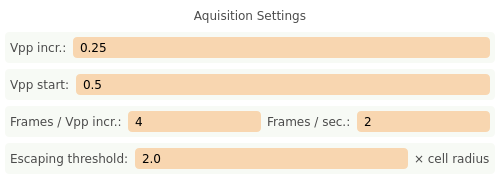
     <widget class="QFrame" name="verticalFrame_3">
      <property name="styleSheet">
       <string notr="true">background-color: rgb(255, 255, 255);
border-radius: 4px;</string>
      </property>
      <layout class="QVBoxLayout" name="verticalLayout_9">
       <property name="leftMargin">
        <number>5</number>
       </property>
       <property name="topMargin">
        <number>5</number>
       </property>
       <property name="rightMargin">
        <number>5</number>
       </property>
       <property name="bottomMargin">
        <number>5</number>
       </property>
       <item>
        <widget class="QLabel" name="static_odsc_label_18">
         <property name="minimumSize">
          <size>
           <width>0</width>
           <height>21</height>
          </size>
         </property>
         <property name="font">
          <font>
           <family>Verdana</family>
           <pointsize>9</pointsize>
           <weight>50</weight>
           <italic>false</italic>
           <bold>false</bold>
          </font>
         </property>
         <property name="styleSheet">
          <string notr="true">color: rgb(75, 75, 75);</string>
         </property>
         <property name="text">
          <string>Aquisition Settings</string>
         </property>
         <property name="alignment">
          <set>Qt::AlignCenter</set>
         </property>
        </widget>
       </item>
       <item>
        <widget class="QFrame" name="frame_12">
         <property name="styleSheet">
          <string notr="true">background-color: rgb(247, 250, 245);
border-radius: 4px;</string>
         </property>
         <layout class="QHBoxLayout" name="horizontalLayout_15" stretch="0,0">
          <property name="leftMargin">
           <number>5</number>
          </property>
          <property name="topMargin">
           <number>5</number>
          </property>
          <property name="rightMargin">
           <number>5</number>
          </property>
          <property name="bottomMargin">
           <number>5</number>
          </property>
          <item>
           <widget class="QLabel" name="static_odsc_label_21">
            <property name="minimumSize">
             <size>
              <width>0</width>
              <height>21</height>
             </size>
            </property>
            <property name="font">
             <font>
              <family>Verdana</family>
              <pointsize>9</pointsize>
              <weight>50</weight>
              <italic>false</italic>
              <bold>false</bold>
             </font>
            </property>
            <property name="styleSheet">
             <string notr="true">color: rgb(75, 75, 75);</string>
            </property>
            <property name="text">
             <string>Vpp incr.:</string>
            </property>
           </widget>
          </item>
          <item>
           <widget class="QLineEdit" name="pyqt5_entry_vpp_increment">
            <property name="enabled">
             <bool>true</bool>
            </property>
            <property name="minimumSize">
             <size>
              <width>0</width>
              <height>21</height>
             </size>
            </property>
            <property name="font">
             <font>
              <family>Verdana</family>
             </font>
            </property>
            <property name="styleSheet">
             <string notr="true">QLineEdit {
border-radius: 4px;
padding: 0px 5px 0px 5px;
background-color: rgb(248,214,176);
}

QLineEdit:disabled {
	background-color: rgb(220, 204, 191);
}</string>
            </property>
            <property name="text">
             <string>0.25</string>
            </property>
           </widget>
          </item>
         </layout>
        </widget>
       </item>
       <item>
        <widget class="QFrame" name="frame_13">
         <property name="styleSheet">
          <string notr="true">background-color: rgb(247, 250, 245);
border-radius: 4px;</string>
         </property>
         <layout class="QHBoxLayout" name="horizontalLayout_16" stretch="0,0">
          <property name="leftMargin">
           <number>5</number>
          </property>
          <property name="topMargin">
           <number>5</number>
          </property>
          <property name="rightMargin">
           <number>5</number>
          </property>
          <property name="bottomMargin">
           <number>5</number>
          </property>
          <item>
           <widget class="QLabel" name="static_odsc_label_22">
            <property name="minimumSize">
             <size>
              <width>0</width>
              <height>21</height>
             </size>
            </property>
            <property name="font">
             <font>
              <family>Verdana</family>
              <pointsize>9</pointsize>
              <weight>50</weight>
              <italic>false</italic>
              <bold>false</bold>
             </font>
            </property>
            <property name="styleSheet">
             <string notr="true">color: rgb(75, 75, 75);</string>
            </property>
            <property name="text">
             <string>Vpp start:</string>
            </property>
           </widget>
          </item>
          <item>
           <widget class="QLineEdit" name="pyqt5_entry_vpp_start">
            <property name="enabled">
             <bool>true</bool>
            </property>
            <property name="minimumSize">
             <size>
              <width>0</width>
              <height>21</height>
             </size>
            </property>
            <property name="font">
             <font>
              <family>Verdana</family>
             </font>
            </property>
            <property name="styleSheet">
             <string notr="true">QLineEdit {
border-radius: 4px;
padding: 0px 5px 0px 5px;
background-color: rgb(248,214,176);
}

QLineEdit:disabled {
	background-color: rgb(220, 204, 191);
}</string>
            </property>
            <property name="text">
             <string>0.5</string>
            </property>
           </widget>
          </item>
         </layout>
        </widget>
       </item>
       <item>
        <widget class="QFrame" name="frame_14">
         <property name="styleSheet">
          <string notr="true">background-color: rgb(247, 250, 245);
border-radius: 4px;</string>
         </property>
         <layout class="QHBoxLayout" name="horizontalLayout_17" stretch="0,0,0,0">
          <property name="leftMargin">
           <number>5</number>
          </property>
          <property name="topMargin">
           <number>5</number>
          </property>
          <property name="rightMargin">
           <number>5</number>
          </property>
          <property name="bottomMargin">
           <number>5</number>
          </property>
          <item>
           <widget class="QLabel" name="static_odsc_label_23">
            <property name="minimumSize">
             <size>
              <width>0</width>
              <height>21</height>
             </size>
            </property>
            <property name="font">
             <font>
              <family>Verdana</family>
              <pointsize>9</pointsize>
              <weight>50</weight>
              <italic>false</italic>
              <bold>false</bold>
             </font>
            </property>
            <property name="styleSheet">
             <string notr="true">color: rgb(75, 75, 75);</string>
            </property>
            <property name="text">
             <string>Frames / Vpp incr.:</string>
            </property>
           </widget>
          </item>
          <item>
           <widget class="QLineEdit" name="pyqt5_entry_frames_vpp_increment">
            <property name="enabled">
             <bool>true</bool>
            </property>
            <property name="minimumSize">
             <size>
              <width>0</width>
              <height>21</height>
             </size>
            </property>
            <property name="font">
             <font>
              <family>Verdana</family>
             </font>
            </property>
            <property name="styleSheet">
             <string notr="true">QLineEdit {
border-radius: 4px;
padding: 0px 5px 0px 5px;
background-color: rgb(248,214,176);
}

QLineEdit:disabled {
	background-color: rgb(220, 204, 191);
}</string>
            </property>
            <property name="text">
             <string>4</string>
            </property>
           </widget>
          </item>
          <item>
           <widget class="QLabel" name="static_odsc_label_37">
            <property name="minimumSize">
             <size>
              <width>0</width>
              <height>21</height>
             </size>
            </property>
            <property name="font">
             <font>
              <family>Verdana</family>
              <pointsize>9</pointsize>
              <weight>50</weight>
              <italic>false</italic>
              <bold>false</bold>
             </font>
            </property>
            <property name="styleSheet">
             <string notr="true">color: rgb(75, 75, 75);</string>
            </property>
            <property name="text">
             <string>Frames / sec.:</string>
            </property>
           </widget>
          </item>
          <item>
           <widget class="QLineEdit" name="pyqt5_entry_frames_per_second">
            <property name="enabled">
             <bool>true</bool>
            </property>
            <property name="minimumSize">
             <size>
              <width>0</width>
              <height>21</height>
             </size>
            </property>
            <property name="font">
             <font>
              <family>Verdana</family>
             </font>
            </property>
            <property name="styleSheet">
             <string notr="true">QLineEdit {
border-radius: 4px;
padding: 0px 5px 0px 5px;
background-color: rgb(248,214,176);
}

QLineEdit:disabled {
	background-color: rgb(220, 204, 191);
}</string>
            </property>
            <property name="text">
             <string>2</string>
            </property>
           </widget>
          </item>
         </layout>
        </widget>
       </item>
       <item>
        <widget class="QFrame" name="frame_17">
         <property name="styleSheet">
          <string notr="true">background-color: rgb(247, 250, 245);
border-radius: 4px;</string>
         </property>
         <layout class="QHBoxLayout" name="horizontalLayout_18" stretch="0,0,0">
          <property name="leftMargin">
           <number>5</number>
          </property>
          <property name="topMargin">
           <number>5</number>
          </property>
          <property name="rightMargin">
           <number>5</number>
          </property>
          <property name="bottomMargin">
           <number>5</number>
          </property>
          <item>
           <widget class="QLabel" name="static_odsc_label_33">
            <property name="minimumSize">
             <size>
              <width>0</width>
              <height>21</height>
             </size>
            </property>
            <property name="font">
             <font>
              <family>Verdana</family>
              <pointsize>9</pointsize>
              <weight>50</weight>
              <italic>false</italic>
              <bold>false</bold>
             </font>
            </property>
            <property name="styleSheet">
             <string notr="true">color: rgb(75, 75, 75);</string>
            </property>
            <property name="text">
             <string>Escaping threshold:</string>
            </property>
           </widget>
          </item>
          <item>
           <widget class="QLineEdit" name="pyqt5_entry_escaping_thereshold">
            <property name="enabled">
             <bool>true</bool>
            </property>
            <property name="minimumSize">
             <size>
              <width>0</width>
              <height>21</height>
             </size>
            </property>
            <property name="font">
             <font>
              <family>Verdana</family>
             </font>
            </property>
            <property name="styleSheet">
             <string notr="true">QLineEdit {
border-radius: 4px;
padding: 0px 5px 0px 5px;
background-color: rgb(248,214,176);
}

QLineEdit:disabled {
	background-color: rgb(220, 204, 191);
}</string>
            </property>
            <property name="text">
             <string>2.0</string>
            </property>
           </widget>
          </item>
          <item>
           <widget class="QLabel" name="static_odsc_label_34">
            <property name="minimumSize">
             <size>
              <width>0</width>
              <height>21</height>
             </size>
            </property>
            <property name="font">
             <font>
              <family>Verdana</family>
              <pointsize>9</pointsize>
              <weight>50</weight>
              <italic>false</italic>
              <bold>false</bold>
             </font>
            </property>
            <property name="styleSheet">
             <string notr="true">color: rgb(75, 75, 75);</string>
            </property>
            <property name="text">
             <string>× cell radius</string>
            </property>
           </widget>
          </item>
         </layout>
        </widget>
       </item>
      </layout>
     </widget>
